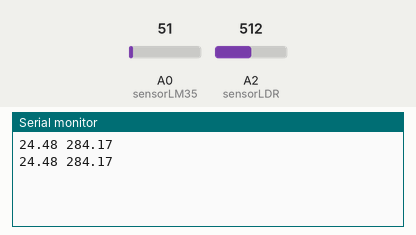
This sketch was run on a simulated Arduino Uno, built with avr-gcc and run on an emulated ATmega328P. Parts: the last lines printed to the serial monitor. The inputs (shaded band) are chosen by the test bench; at power-on: A0 (sensorLM35) = 51, A2 (sensorLDR) = 512.

Above: at 1.2 s.
1.3 s: A0 (sensorLM35) set to 61
At 2.6 s:
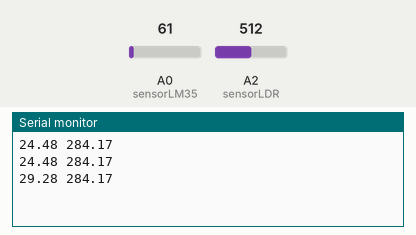
2.8 s: A2 (sensorLDR) set to 716
At 3.8 s:
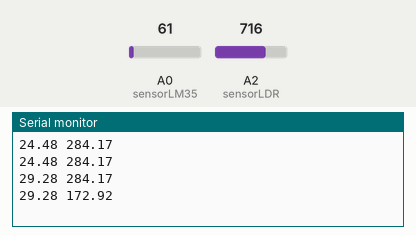
4.3 s: A0 (sensorLM35) set to 71
At 5.6 s:
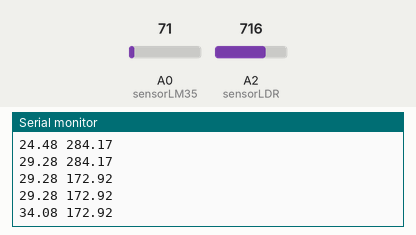
5.8 s: A2 (sensorLDR) set to 900
At 6.6 s:
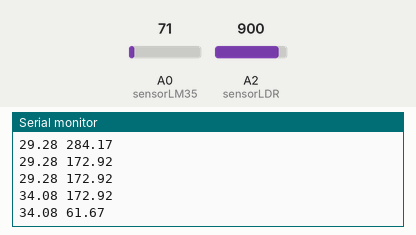
Timing chart, 0 to 8.3 s (numbered marks = the images above; inputs shaded):
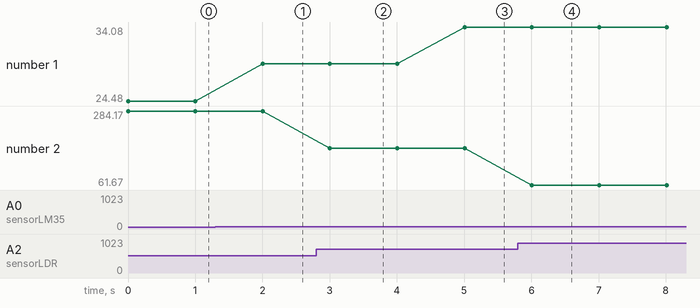

The sketch:

Temperatura_e_turbidez.ino
```cpp
int sensorLM35 = A0;
int sensorLDR = A2;

float valorLM35 = 0;
int valorLDR = 0;

float temperatura = 0;
float voltagem = 0;
float turbidez = 0;

void setup() {
  // put your setup code here, to run once:
  Serial.begin(9600);
}

void loop() {
  // put your main code here, to run repeatedly:
  valorLM35 = analogRead(sensorLM35);
  valorLM35 = analogRead(sensorLM35);

  valorLDR = analogRead(sensorLDR);

  temperatura = valorLM35*0.0048;
  temperatura*=100;

  voltagem = valorLDR*5/1023;
  turbidez = -111.25*voltagem+506.67;

/*
  if(temperatura >= 31){
    Serial.println("Temperatura crítica: acima do desejado, pode ocorrer perda");
  }
  else if(temperatura >= 26){
    Serial.println("Temperatura OK: Tamanho grande");
  }
  else if(temperatura >= 23){
    Serial.println("Temperatura OK: Tamanho médio");
  }
  else if(temperatura >= 19){
    Serial.println("Temperatura com taxa de crescimento reduzida");
  }
  else if(temperatura >= 18 && temperatura <= 18.99){
    Serial.println("Abaixo dessa temperatura a reprodução é interrompida");
  }
  else if (temperatura >= 17 && temperatura <= 17.99){
    Serial.println("Temperatura com taxa de crescimento reduzida e reprodução interrompida");
  }
  else if(temperatura >= 16 && temperatura <= 16.99){
    Serial.println("Abaixo dessa temperatura a alimentação é interrompida");
  }
  else if(temperatura >= 11){
    Serial.println("Temperatura com taxa de crescimento prejudicada, reprodução e alimentação interrompida");
  }
  else{
    Serial.println("Risco de morte");
  }

  if(turbidez >= 100){
    Serial.println("Turbidez crítica");
  }else if(turbidez >= 83.4){
    Serial.println("Temperatura próxima de crítica");
  }else if(turbidez >= 66,67){
    Serial.println("Alerta!");
  }*/

//  Serial.print("Temperatura: ");
  Serial.print(temperatura);
  Serial.print(" ");
 // Serial.println(valorLDR);
 // Serial.print("Luminosidade:");
  //Serial.println(valorLDR);
//  Serial.print("Turbidez: ");
 Serial.println(turbidez);
  delay(1000);
}
```

Measured:
- after the input at 1.3 s, the serial monitor: prints a new line after 0.70 s (image 1)
- after the input at 2.8 s, the serial monitor: prints a new line after 0.20 s (image 2)
- after the input at 4.3 s, the serial monitor: prints a new line after 0.71 s (image 3)
- after the input at 5.8 s, the serial monitor: prints a new line after 0.21 s (image 4)
- plotted number 1: 24.48 → 29.28 after the input at 1.3 s, 29.28 → 34.08 after the input at 4.3 s
- plotted number 2: 284.17 → 172.92 after the input at 2.8 s, 172.92 → 61.67 after the input at 5.8 s
